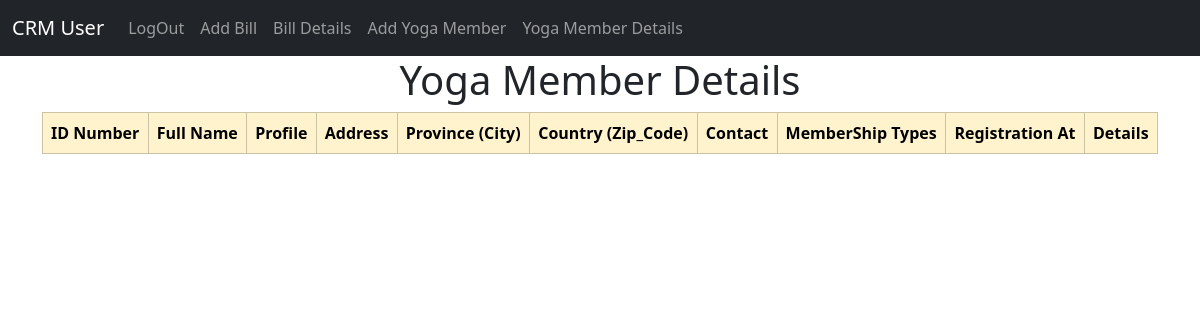
The page /user/yoga_details/ (signed in) on the database as committed earlier.
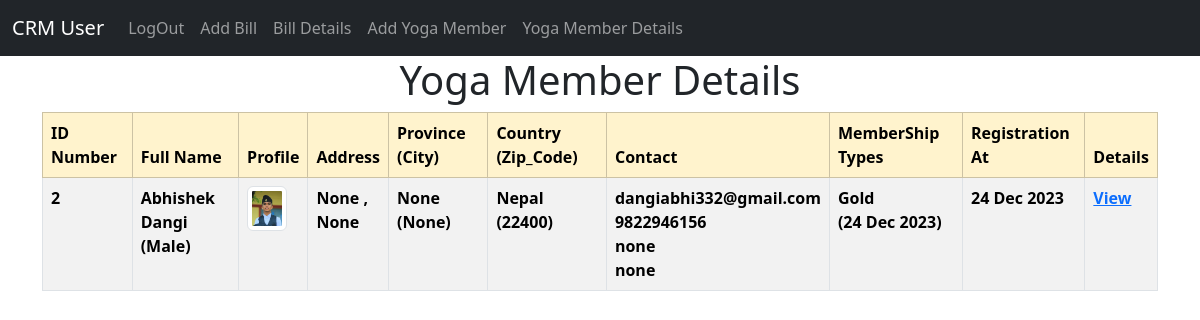
The same page on the database as committed later.
### user_app/models.py (models this page shows, shortened)
class YogaMember(models.Model):
    first_name = models.CharField(max_length=100)
    last_name = models.CharField(max_length=100)
    gender = models.CharField(max_length=20, choices=[("male", "Male"),("female", "Female"),("other", "Other"),])
    images = models.ImageField(upload_to="YogaMember/%Y/%m/%d", blank=False)
    street_address = models.CharField(max_length=255, blank=True, null=True)
    street_address2 = models.CharField(max_length=255, blank=True, null=True)
    city = models.CharField(max_length=100, blank=True, null=True)
    state_province = models.CharField(max_length=100, blank=True, null=True)
    zip_code = models.CharField(max_length=20)
    country = models.CharField(max_length=100)
    email = models.EmailField(unique=True)
    date_of_birth = models.DateField()
    membership_types = models.CharField(max_length=20, choices= [("basic", "Basic"),("gold", "Gold"),], default="basic")
    date_of_signature = models.DateTimeField(default=timezone.now)
    contact = models.CharField(max_length=10)
    emergency_contact = models.CharField(max_length=10,blank=True, null=True)
    emergency_contact2 = models.CharField(max_length=10,blank=True, null=True)
    registration_date = models.DateField(auto_now_add=True)

### user_app/views.py (the view)
# urls.py: path('yoga_details/', views.yoga_details, name='yoga_details'),
def yoga_details(request):
    if request.user.is_authenticated:
        yoga_member = YogaMember.objects.all()
        return render(request, "user/yoga/yoga_details.html", {"yoga_member": yoga_member})
    else:
        messages.success(request, "YOu Must Be")
        return redirect("home")

### templates/user/yoga/yoga_details.html
{% extends 'user/base.html' %}
{% block main %}
{% if user.is_authenticated %}
<div class="table-responsive">
     <h1 class="text-center text-capitalize">yoga member details</h1>
     <table class="table table-striped table-hover table-bordered">
          <thead class="table-warning">
               <tr>
                    <th scope="col">ID Number</th>
                    <th scope="col">Full Name</th>
                    <th scope="col">Profile</th>
                    <th scope="col">Address</th>
                    <th scope="col">Province (City)</th>
                    <th scope="col">Country (Zip_Code)</th>
                    <th scope="col">Contact</th>
                    <th scope="col">MemberShip Types</th>
                    <th scope="col">Registration At</th>
                    <th scope="col">Details</th>
               </tr>
          </thead>
          <tbody>
               {% if yoga_member %}
               {% for yoga_member in yoga_member %}
               <tr class="text-capitalize">
                    <th scope="row">{{yoga_member.id}}</th>
                    <th>{{yoga_member.first_name}} {{yoga_member.last_name}} <br>({{yoga_member.gender}})</th>
                    <th><img src="{{yoga_member.images.url}}" alt="{{ yoga_member.first_name }}" class="img-thumbnail"
                              style="max-width: 40px;"></th>
                    <th>{{yoga_member.street_address}} ,<br> {{yoga_member.street_address2}}</th>
                    <th>{{yoga_member.state_province}} ({{yoga_member.city}})</th>
                    <th>{{yoga_member.country}} ({{yoga_member.zip_code}})</th>
                    <th class="text-lowercase">
                         {{yoga_member.email}}<br>{{yoga_member.contact}}<br>{{yoga_member.emergency_contact}}<br>{{yoga_member.emergency_contact2}}
                    </th>
                    <th>{{yoga_member.membership_types}}<br> ({{yoga_member.date_of_signature| date:"d M Y"}})</th>
                    <th>{{yoga_member.registration_date | date:"d M Y"}}</th>
                    <th>
                         <a href="{% url 'yoga_member' yoga_member.pk %}">View</a>
                    </th>
               </tr>
               {% endfor %}
               {% endif %}
          </tbody>
     </table>
</div>
{% endif %}
{% endblock main %}

### templates/user/base.html (shortened to what this page needs)
{% load static %}
<!doctype html>
<html lang="en">
<head>
     <link href="https://cdn.jsdelivr.net/npm/bootstrap@5.3.2/dist/css/bootstrap.min.css" rel="stylesheet"
>
</head>
<body>
     {% include 'user/header.html' %}
     <div class="container">
          {% block main %}
          {% endblock main %}
     </div>
</body>
</html>

### templates/user/header.html (shortened to what this page needs)
<nav class="navbar navbar-expand-lg navbar-dark bg-dark">
     <div class="container-fluid">
          <a class="navbar-brand" href="{% url 'home'%}">CRM User</a>
          <div class="collapse navbar-collapse" id="navbarSupportedContent">
               <ul class="navbar-nav me-auto mb-2 mb-lg-0">
                    {% if user.is_authenticated %}
                    <li class="nav-item">
                         <a class="nav-link" href="{% url 'logout' %}">LogOut</a>
                    </li>
                    <li class="nav-item">
                         <a class="nav-link" href="{% url 'add_record' %}">Add Bill</a>
                    </li>
                    <li class="nav-item">
                         <a class="nav-link" href="{% url 'record_details' %}"> Bill Details</a>
                    </li>
                    <li class="nav-item">
                         <a class="nav-link" href="{% url 'add_yoga' %}">Add Yoga Member</a>
                    </li>
                    <li class="nav-item">
                         <a class="nav-link" href="{% url 'yoga_details' %}"> Yoga Member Details</a>
                    </li>
                    {% else %}
                    <li class="nav-item">
                         <a class="nav-link" href="{% url 'home' %}">LogIn</a>
                    </li>
                    {% endif %}
               </ul>
          </div>
     </div>
</nav>

Rows that differ between the two databases and show on the page:
added YogaMember: id "2", first_name "Abhishek", last_name "Dangi", gender "Male", images (picture), street_address "None", street_address2 "None", state_province "None", city "None", country "Nepal", zip_code "22400", email "dangiabhi332@gmail.com", contact "9822946156", emergency_contact "none", emergency_contact2 "none", membership_types "Gold", date_of_signature "24 Dec 2023", registration_date "24 Dec 2023"
